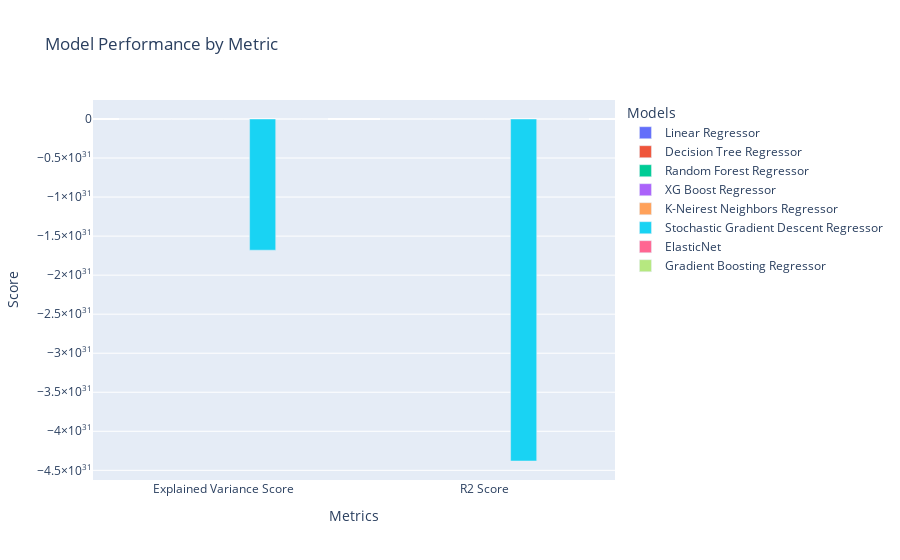

Notebook cell for this chart:
### Code cell
fig = px.bar(
    df_metrics.melt(id_vars='Metric', var_name='Model', value_name='Score'),
    x='Metric',
    y='Score',
    color='Model',
    barmode='group',
    title='Model Performance by Metric'
)

fig.update_layout(
    xaxis_title="Metrics",
    yaxis_title="Score",
    legend_title="Models"
)
fig.show()

### Figure 1 — Plotly figure (JSON) as saved in the notebook; plotly's stock layout.template omitted (floating-point values rounded to 4 significant figures)
{"data": [{"alignmentgroup": "True", "hovertemplate": "Model=Linear Regressor<br>Metric=%{x}<br>Score=%{y}<extra></extra>", "legendgroup": "Linear Regressor", "marker": {"color": "#636efa", "pattern": {"shape": ""}}, "name": "Linear Regressor", "offsetgroup": "Linear Regressor", "orientation": "v", "showlegend": true, "textposition": "auto", "type": "bar", "x": ["Explained Variance Score", "R2 Score"], "xaxis": "x", "y": [0.3861, 0.3861], "yaxis": "y"}, {"alignmentgroup": "True", "hovertemplate": "Model=Decision Tree Regressor<br>Metric=%{x}<br>Score=%{y}<extra></extra>", "legendgroup": "Decision Tree Regressor", "marker": {"color": "#EF553B", "pattern": {"shape": ""}}, "name": "Decision Tree Regressor", "offsetgroup": "Decision Tree Regressor", "orientation": "v", "showlegend": true, "textposition": "auto", "type": "bar", "x": ["Explained Variance Score", "R2 Score"], "xaxis": "x", "y": [-0.08042, -0.08057], "yaxis": "y"}, {"alignmentgroup": "True", "hovertemplate": "Model=Random Forest Regressor<br>Metric=%{x}<br>Score=%{y}<extra></extra>", "legendgroup": "Random Forest Regressor", "marker": {"color": "#00cc96", "pattern": {"shape": ""}}, "name": "Random Forest Regressor", "offsetgroup": "Random Forest Regressor", "orientation": "v", "showlegend": true, "textposition": "auto", "type": "bar", "x": ["Explained Variance Score", "R2 Score"], "xaxis": "x", "y": [0.4618, 0.4616], "yaxis": "y"}, {"alignmentgroup": "True", "hovertemplate": "Model=XG Boost Regressor<br>Metric=%{x}<br>Score=%{y}<extra></extra>", "legendgroup": "XG Boost Regressor", "marker": {"color": "#ab63fa", "pattern": {"shape": ""}}, "name": "XG Boost Regressor", "offsetgroup": "XG Boost Regressor", "orientation": "v", "showlegend": true, "textposition": "auto", "type": "bar", "x": ["Explained Variance Score", "R2 Score"], "xaxis": "x", "y": [0.4763, 0.4763], "yaxis": "y"}, {"alignmentgroup": "True", "hovertemplate": "Model=K-Neirest Neighbors Regressor<br>Metric=%{x}<br>Score=%{y}<extra></extra>", "legendgroup": "K-Neirest Neighbors Regressor", "marker": {"color": "#FFA15A", "pattern": {"shape": ""}}, "name": "K-Neirest Neighbors Regressor", "offsetgroup": "K-Neirest Neighbors Regressor", "orientation": "v", "showlegend": true, "textposition": "auto", "type": "bar", "x": ["Explained Variance Score", "R2 Score"], "xaxis": "x", "y": [0.355, 0.355], "yaxis": "y"}, {"alignmentgroup": "True", "hovertemplate": "Model=Stochastic Gradient Descent Regressor<br>Metric=%{x}<br>Score=%{y}<extra></extra>", "legendgroup": "Stochastic Gradient Descent Regressor", "marker": {"color": "#19d3f3", "pattern": {"shape": ""}}, "name": "Stochastic Gradient Descent Regressor", "offsetgroup": "Stochastic Gradient Descent Regressor", "orientation": "v", "showlegend": true, "textposition": "auto", "type": "bar", "x": ["Explained Variance Score", "R2 Score"], "xaxis": "x", "y": [-1.68e+31, -4.381e+31], "yaxis": "y"}, {"alignmentgroup": "True", "hovertemplate": "Model=ElasticNet<br>Metric=%{x}<br>Score=%{y}<extra></extra>", "legendgroup": "ElasticNet", "marker": {"color": "#FF6692", "pattern": {"shape": ""}}, "name": "ElasticNet", "offsetgroup": "ElasticNet", "orientation": "v", "showlegend": true, "textposition": "auto", "type": "bar", "x": ["Explained Variance Score", "R2 Score"], "xaxis": "x", "y": [0.3525, 0.3525], "yaxis": "y"}, {"alignmentgroup": "True", "hovertemplate": "Model=Gradient Boosting Regressor<br>Metric=%{x}<br>Score=%{y}<extra></extra>", "legendgroup": "Gradient Boosting Regressor", "marker": {"color": "#B6E880", "pattern": {"shape": ""}}, "name": "Gradient Boosting Regressor", "offsetgroup": "Gradient Boosting Regressor", "orientation": "v", "showlegend": true, "textposition": "auto", "type": "bar", "x": ["Explained Variance Score", "R2 Score"], "xaxis": "x", "y": [0.4675, 0.4675], "yaxis": "y"}], "layout": {"barmode": "group", "legend": {"title": {"text": "Models"}, "tracegroupgap": 0}, "title": {"text": "Model Performance by Metric"}, "xaxis": {"anchor": "y", "domain": [0, 1], "title": {"text": "Metrics"}}, "yaxis": {"anchor": "x", "domain": [0, 1], "title": {"text": "Score"}}}}
